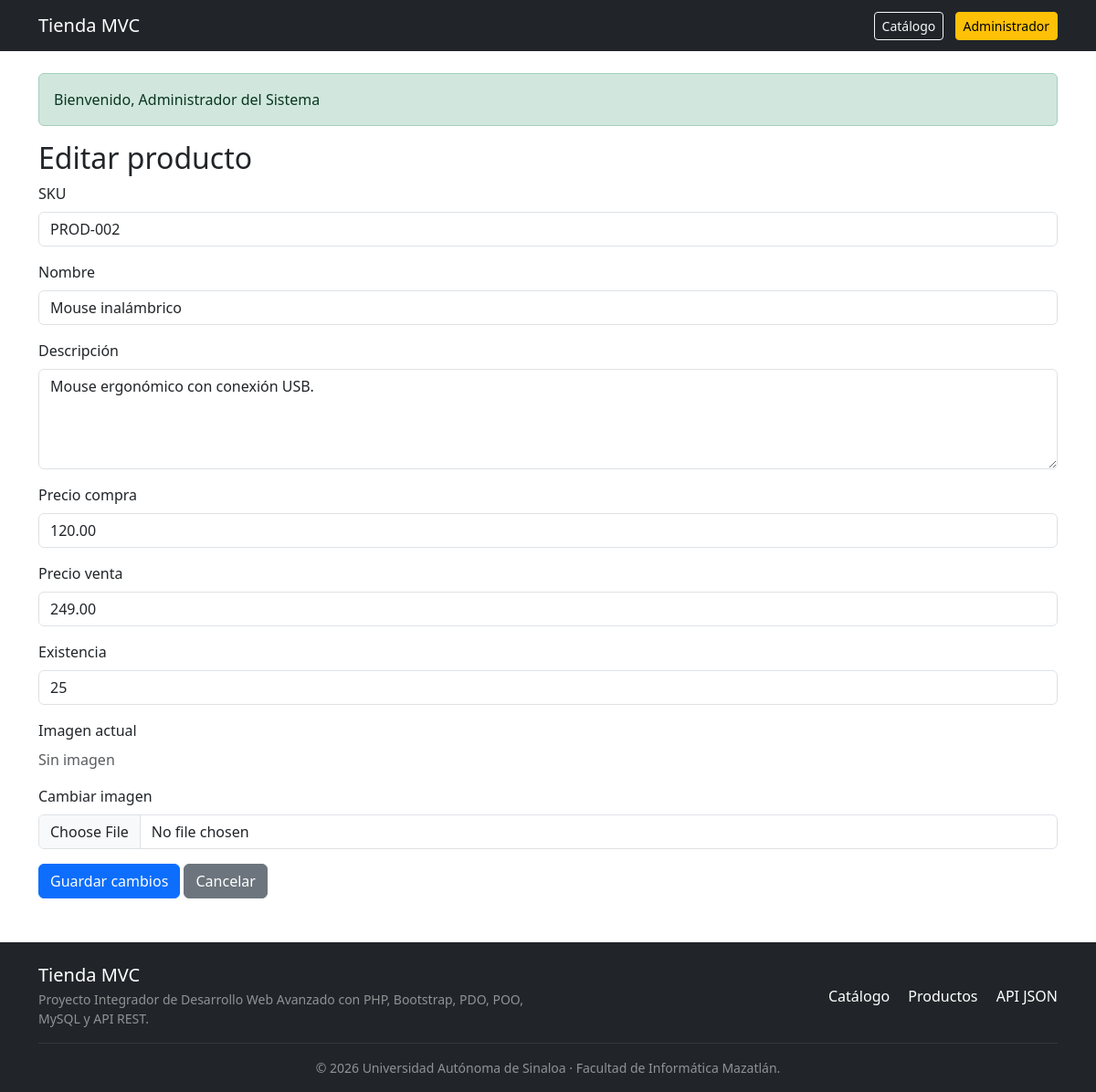
Screenshot of /index.php?route=productos/edit&id=2 (signed in) with the database file from the repository.
### tables this page shows
CREATE TABLE IF NOT EXISTS productos (
    id INT AUTO_INCREMENT PRIMARY KEY,
    sku VARCHAR(50) NOT NULL UNIQUE,
    nombre VARCHAR(120) NOT NULL,
    descripcion TEXT NULL,
    precio_compra DECIMAL(10,2) NOT NULL DEFAULT 0.00,
    precio_venta DECIMAL(10,2) NOT NULL DEFAULT 0.00,
    existencia INT NOT NULL DEFAULT 0,
    imagen VARCHAR(255) NULL,
    created_at TIMESTAMP DEFAULT CURRENT_TIMESTAMP,
    updated_at TIMESTAMP DEFAULT CURRENT_TIMESTAMP ON UPDATE CURRENT_TIMESTAMP
);

### controllers/ProductoController.php (called while the page is built, shortened)
<?php
class ProductoController
{
    private ProductoModel $productoModel;
    public function __construct()
    {
        $this->productoModel = new ProductoModel();
    }
    public function edit(): void
    {
        $id = (int)($_GET['id'] ?? 0);
        $producto = $this->productoModel->obtenerPorId($id);
        require_once __DIR__ . '/../views/productos/edit.php';
    }
}
?>

### config/Autoload.php (called while the page is built, shortened)
<?php
spl_autoload_register(function ($class) {
    $baseDir = __DIR__ . '/../';
    $class = str_replace('\\', '/', $class);
    $parts = explode('/', $class);
    if (!empty($parts)) {
        $parts[0] = strtolower($parts[0]);
    }
    $file = $baseDir . implode('/', $parts) . '.php';
});

### config/Database.php (called while the page is built, shortened)
<?php
class Database
{
    private string $host = "localhost";
    private string $dbName = "productos";
    private string $username = "root";
    private string $password = "";
    private string $charset = "utf8mb4";
    public function connect(): PDO
    {
        try {
            $dsn = "mysql:host={$this->host};dbname={$this->dbName};charset={$this->charset}";
            $pdo = new PDO($dsn, $this->username, $this->password);
            $pdo->setAttribute(PDO::ATTR_ERRMODE, PDO::ERRMODE_EXCEPTION);
            $pdo->setAttribute(PDO::ATTR_DEFAULT_FETCH_MODE, PDO::FETCH_ASSOC);
            return $pdo;
        } catch (PDOException $e) {
            die("Error de conexión: " . $e->getMessage());
        }
    }
}

### models/ProductoModel.php (called while the page is built, shortened)
<?php
class ProductoModel
{
    private PDO $conexion;
    public function __construct()
    {
        $db = new Database();
        $this->conexion = $db->connect();
    }
    public function obtenerPorId(int $id): ?array
    {
        try {
            $sql = 'SELECT * FROM productos WHERE id = :id LIMIT 1';
            $stmt = $this->conexion->prepare($sql);
            $stmt->bindParam(':id', $id, PDO::PARAM_INT);
            $stmt->execute();
            $producto = $stmt->fetch();
            return $producto ?: null;
        } catch (PDOException $e) {
            return null;
        }
    }
}
?>

### views/productos/edit.php (the view, shortened to what this page needs)
<?php
require_once __DIR__ . '/../layouts/header.php';
?>
<h2>Editar producto</h2>
<form action="index.php?route=productos/update" method="POST" enctype="multipart/form-data">
    <div class="mb-3">
        <label class="form-label">SKU</label>
        <input
            type="text"
            name="sku"
            class="form-control"
            value="<?= htmlspecialchars($producto['sku']); ?>"
            required>
    </div>
    <div class="mb-3">
        <label class="form-label">Nombre</label>
        <input
            type="text"
            name="nombre"
            class="form-control"
            value="<?= htmlspecialchars($producto['nombre']); ?>"
            required>
    </div>
    <div class="mb-3">
        <label class="form-label">Descripción</label>
        <textarea
            name="descripcion"
            class="form-control"
            rows="4"
            required><?= htmlspecialchars($producto['descripcion']); ?></textarea>
    </div>
    <div class="mb-3">
        <label class="form-label">Precio compra</label>
        <input
            type="number"
            step="0.01"
            name="precio_compra"
            class="form-control"
            value="<?= htmlspecialchars((string)$producto['precio_compra']); ?>"
            required>
    </div>
    <div class="mb-3">
        <label class="form-label">Precio venta</label>
        <input
            type="number"
            step="0.01"
            name="precio_venta"
            class="form-control"
            value="<?= htmlspecialchars((string)$producto['precio_venta']); ?>"
            required>
    </div>
    <div class="mb-3">
        <label class="form-label">Existencia</label>
        <input
            type="number"
            name="existencia"
            class="form-control"
            value="<?= htmlspecialchars((string)$producto['existencia']); ?>"
            required>
    </div>
    <div class="mb-3">
        <label class="form-label">Imagen actual</label>
        <br>
        <?php if (!empty($producto['imagen'])): ?>
            <img
                src="views/img/<?= htmlspecialchars($producto['imagen']); ?>"
                width="150"
                class="img-thumbnail">
        <?php else: ?>
            <p class="text-muted">Sin imagen</p>
        <?php endif; ?>
    </div>
    <div class="mb-3">
        <label class="form-label">Cambiar imagen</label>
        <input
            type="file"
            name="imagen"
            class="form-control"
            accept=".jpg,.jpeg,.png,.webp">
    </div>
    <button type="submit" class="btn btn-primary">
        Guardar cambios
    </button>
    <a href="index.php?route=productos" class="btn btn-secondary">
        Cancelar
    </a>
</form>
<?php
require_once __DIR__ . '/../layouts/footer.php';
?>

### rows the page displays
productos: sku "PROD-002", nombre "Mouse inalámbrico", descripcion "Mouse ergonómico con conexión USB.", precio_compra "120.00", precio_venta "249.00", existencia "25"

### other values shown
$_SESSION['success'] "Bienvenido, Administrador del Sistema"
